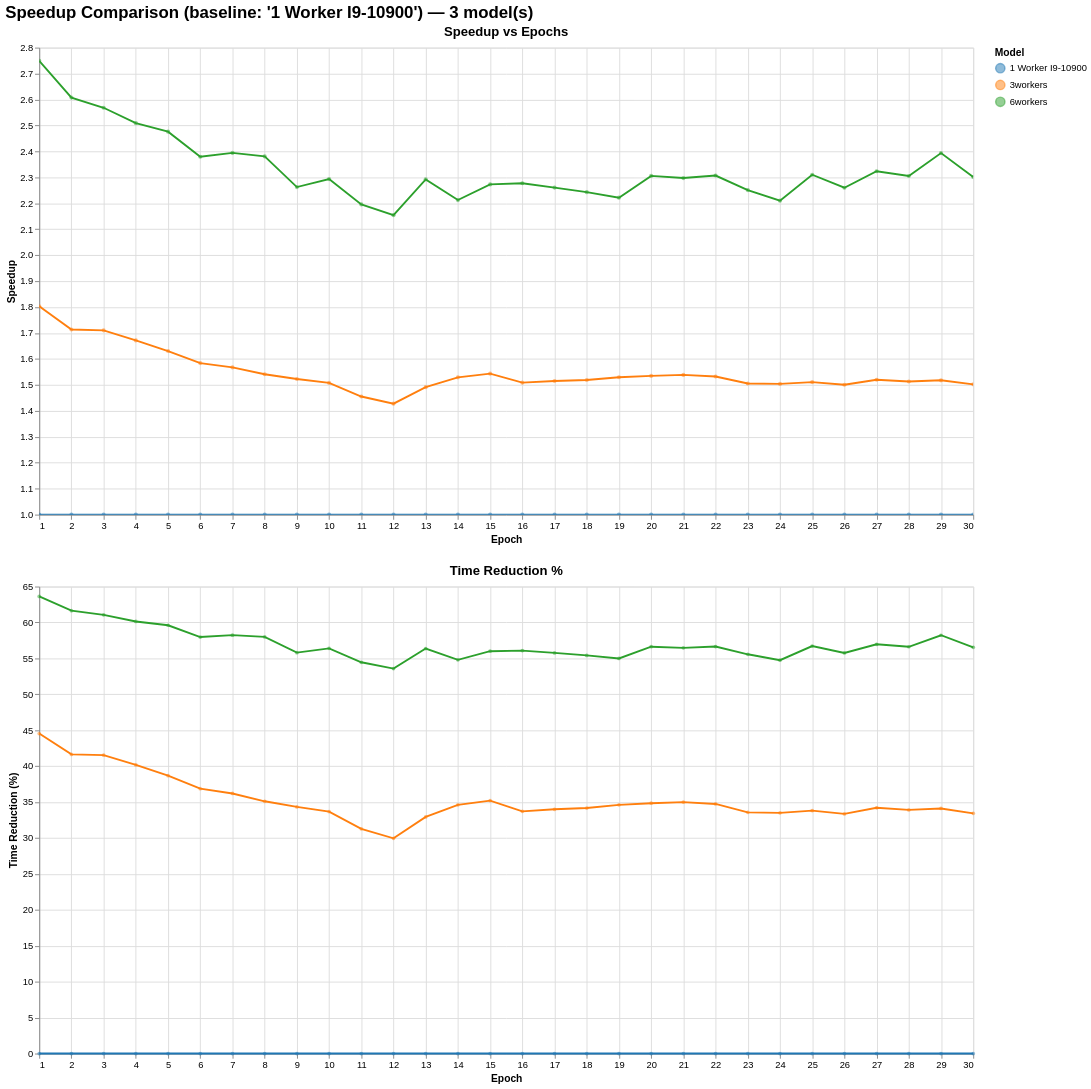

Here is the notebook cell this chart was saved with:
### Markdown cell above
## Speed up Comparassion

### Code cell
speedup_analysis("../stats/ImageNet", base_case="1 Worker I9-10900")

### Figure 1 — Vega-Lite specification as saved in the notebook (floating-point values rounded to 4 significant figures)
{"config": {"view": {"continuousWidth": 300, "continuousHeight": 300}}, "vconcat": [{"mark": {"type": "line", "point": {"opacity": 0.5, "size": 20}}, "encoding": {"color": {"field": "model", "legend": {"orient": "right", "title": "Model"}, "scale": {"scheme": "category10"}, "type": "nominal"}, "tooltip": [{"field": "model", "title": "Model", "type": "nominal"}, {"field": "epoch", "title": "Epoch", "type": "quantitative"}, {"field": "speedup", "format": ".2f", "title": "Speedup", "type": "quantitative"}, {"field": "time_s_impl", "format": ".2f", "title": "Implementation Time (s)", "type": "quantitative"}], "x": {"field": "epoch", "scale": {"nice": false, "zero": false}, "title": "Epoch", "type": "quantitative"}, "y": {"field": "speedup", "scale": {"zero": false}, "title": "Speedup", "type": "quantitative"}}, "height": 500, "name": "view_438cce4f994d6b46_0", "title": {"text": "Speedup vs Epochs", "fontSize": 14}, "width": 1000}, {"mark": {"type": "line", "point": {"opacity": 0.5, "size": 16}}, "encoding": {"color": {"field": "model", "legend": {"orient": "right", "title": "Model"}, "scale": {"scheme": "category10"}, "type": "nominal"}, "tooltip": [{"field": "model", "title": "Model", "type": "nominal"}, {"field": "epoch", "title": "Epoch", "type": "quantitative"}, {"field": "time_reduction_pct", "format": ".1f", "title": "Time Reduction (%)", "type": "quantitative"}], "x": {"field": "epoch", "scale": {"nice": false, "zero": false}, "title": "Epoch", "type": "quantitative"}, "y": {"field": "time_reduction_pct", "scale": {"zero": false}, "title": "Time Reduction (%)", "type": "quantitative"}}, "height": 500, "title": {"text": "Time Reduction %", "fontSize": 14}, "width": 1000}], "data": {"name": "data-a334225ebd38c6527977704266df7642"}, "params": [{"name": "zoom_speedup_epoch", "select": {"type": "interval"}, "bind": "scales", "views": ["view_438cce4f994d6b46_0"]}], "resolve": {"scale": {"color": "shared"}}, "title": {"text": "Speedup Comparison (baseline: '1 Worker I9-10900') — 3 model(s)", "fontSize": 18}, "$schema": "https://vega.github.io/schema/vega-lite/v6.1.0.json", "datasets": {"data-a334225ebd38c6527977704266df7642": [{"model": "1 Worker I9-10900", "epoch": 1, "speedup": 1.0, "time_s_baseline": 181.7, "time_s_impl": 181.7, "time_reduction_pct": 0.0}, {"model": "1 Worker I9-10900", "epoch": 2, "speedup": 1.0, "time_s_baseline": 342.6, "time_s_impl": 342.6, "time_reduction_pct": 0.0}, {"model": "1 Worker I9-10900", "epoch": 3, "speedup": 1.0, "time_s_baseline": 508.8, "time_s_impl": 508.8, "time_reduction_pct": 0.0}, {"model": "1 Worker I9-10900", "epoch": 4, "speedup": 1.0, "time_s_baseline": 662.1, "time_s_impl": 662.1, "time_reduction_pct": 0.0}, {"model": "1 Worker I9-10900", "epoch": 5, "speedup": 1.0, "time_s_baseline": 805.3, "time_s_impl": 805.3, "time_reduction_pct": 0.0}, {"model": "1 Worker I9-10900", "epoch": 6, "speedup": 1.0, "time_s_baseline": 938.0, "time_s_impl": 938.0, "time_reduction_pct": 0.0}, {"model": "1 Worker I9-10900", "epoch": 7, "speedup": 1.0, "time_s_baseline": 1080.0, "time_s_impl": 1080.0, "time_reduction_pct": 0.0}, {"model": "1 Worker I9-10900", "epoch": 8, "speedup": 1.0, "time_s_baseline": 1213.0, "time_s_impl": 1213.0, "time_reduction_pct": 0.0}, {"model": "1 Worker I9-10900", "epoch": 9, "speedup": 1.0, "time_s_baseline": 1346.0, "time_s_impl": 1346.0, "time_reduction_pct": 0.0}, {"model": "1 Worker I9-10900", "epoch": 10, "speedup": 1.0, "time_s_baseline": 1479.0, "time_s_impl": 1479.0, "time_reduction_pct": 0.0}, {"model": "1 Worker I9-10900", "epoch": 11, "speedup": 1.0, "time_s_baseline": 1569.0, "time_s_impl": 1569.0, "time_reduction_pct": 0.0}, {"model": "1 Worker I9-10900", "epoch": 12, "speedup": 1.0, "time_s_baseline": 1677.0, "time_s_impl": 1677.0, "time_reduction_pct": 0.0}, {"model": "1 Worker I9-10900", "epoch": 13, "speedup": 1.0, "time_s_baseline": 1897.0, "time_s_impl": 1897.0, "time_reduction_pct": 0.0}, {"model": "1 Worker I9-10900", "epoch": 14, "speedup": 1.0, "time_s_baseline": 2099.0, "time_s_impl": 2099.0, "time_reduction_pct": 0.0}, {"model": "1 Worker I9-10900", "epoch": 15, "speedup": 1.0, "time_s_baseline": 2266.0, "time_s_impl": 2266.0, "time_reduction_pct": 0.0}, {"model": "1 Worker I9-10900", "epoch": 16, "speedup": 1.0, "time_s_baseline": 2361.0, "time_s_impl": 2361.0, "time_reduction_pct": 0.0}, {"model": "1 Worker I9-10900", "epoch": 17, "speedup": 1.0, "time_s_baseline": 2518.0, "time_s_impl": 2518.0, "time_reduction_pct": 0.0}, {"model": "1 Worker I9-10900", "epoch": 18, "speedup": 1.0, "time_s_baseline": 2669.0, "time_s_impl": 2669.0, "time_reduction_pct": 0.0}, {"model": "1 Worker I9-10900", "epoch": 19, "speedup": 1.0, "time_s_baseline": 2835.0, "time_s_impl": 2835.0, "time_reduction_pct": 0.0}, {"model": "1 Worker I9-10900", "epoch": 20, "speedup": 1.0, "time_s_baseline": 2991.0, "time_s_impl": 2991.0, "time_reduction_pct": 0.0}, {"model": "1 Worker I9-10900", "epoch": 21, "speedup": 1.0, "time_s_baseline": 3147.0, "time_s_impl": 3147.0, "time_reduction_pct": 0.0}, {"model": "1 Worker I9-10900", "epoch": 22, "speedup": 1.0, "time_s_baseline": 3288.0, "time_s_impl": 3288.0, "time_reduction_pct": 0.0}, {"model": "1 Worker I9-10900", "epoch": 23, "speedup": 1.0, "time_s_baseline": 3378.0, "time_s_impl": 3378.0, "time_reduction_pct": 0.0}, {"model": "1 Worker I9-10900", "epoch": 24, "speedup": 1.0, "time_s_baseline": 3521.0, "time_s_impl": 3521.0, "time_reduction_pct": 0.0}, {"model": "1 Worker I9-10900", "epoch": 25, "speedup": 1.0, "time_s_baseline": 3682.0, "time_s_impl": 3682.0, "time_reduction_pct": 0.0}, {"model": "1 Worker I9-10900", "epoch": 26, "speedup": 1.0, "time_s_baseline": 3802.0, "time_s_impl": 3802.0, "time_reduction_pct": 0.0}, {"model": "1 Worker I9-10900", "epoch": 27, "speedup": 1.0, "time_s_baseline": 4000.0, "time_s_impl": 4000.0, "time_reduction_pct": 0.0}, {"model": "1 Worker I9-10900", "epoch": 28, "speedup": 1.0, "time_s_baseline": 4139.0, "time_s_impl": 4139.0, "time_reduction_pct": 0.0}, {"model": "1 Worker I9-10900", "epoch": 29, "speedup": 1.0, "time_s_baseline": 4301.0, "time_s_impl": 4301.0, "time_reduction_pct": 0.0}, {"model": "1 Worker I9-10900", "epoch": 30, "speedup": 1.0, "time_s_baseline": 4433.0, "time_s_impl": 4433.0, "time_reduction_pct": 0.0}, {"model": "3workers", "epoch": 1, "speedup": 1.803, "time_s_baseline": 181.7, "time_s_impl": 100.8, "time_reduction_pct": 44.54}, {"model": "3workers", "epoch": 2, "speedup": 1.713, "time_s_baseline": 342.6, "time_s_impl": 200.0, "time_reduction_pct": 41.64}, {"model": "3workers", "epoch": 3, "speedup": 1.71, "time_s_baseline": 508.8, "time_s_impl": 297.5, "time_reduction_pct": 41.53}, {"model": "3workers", "epoch": 4, "speedup": 1.672, "time_s_baseline": 662.1, "time_s_impl": 396.1, "time_reduction_pct": 40.17}, {"model": "3workers", "epoch": 5, "speedup": 1.631, "time_s_baseline": 805.3, "time_s_impl": 493.8, "time_reduction_pct": 38.68}, {"model": "3workers", "epoch": 6, "speedup": 1.584, "time_s_baseline": 938.0, "time_s_impl": 592.2, "time_reduction_pct": 36.87}, {"model": "3workers", "epoch": 7, "speedup": 1.567, "time_s_baseline": 1080.0, "time_s_impl": 689.1, "time_reduction_pct": 36.2}, {"model": "3workers", "epoch": 8, "speedup": 1.541, "time_s_baseline": 1213.0, "time_s_impl": 787.3, "time_reduction_pct": 35.11}, {"model": "3workers", "epoch": 9, "speedup": 1.523, "time_s_baseline": 1346.0, "time_s_impl": 883.9, "time_reduction_pct": 34.33}, {"model": "3workers", "epoch": 10, "speedup": 1.508, "time_s_baseline": 1479.0, "time_s_impl": 981.2, "time_reduction_pct": 33.67}, {"model": "3workers", "epoch": 11, "speedup": 1.455, "time_s_baseline": 1569.0, "time_s_impl": 1078.0, "time_reduction_pct": 31.28}, {"model": "3workers", "epoch": 12, "speedup": 1.428, "time_s_baseline": 1677.0, "time_s_impl": 1175.0, "time_reduction_pct": 29.96}, {"model": "3workers", "epoch": 13, "speedup": 1.491, "time_s_baseline": 1897.0, "time_s_impl": 1272.0, "time_reduction_pct": 32.94}, {"model": "3workers", "epoch": 14, "speedup": 1.529, "time_s_baseline": 2099.0, "time_s_impl": 1373.0, "time_reduction_pct": 34.61}, {"model": "3workers", "epoch": 15, "speedup": 1.543, "time_s_baseline": 2266.0, "time_s_impl": 1468.0, "time_reduction_pct": 35.21}, {"model": "3workers", "epoch": 16, "speedup": 1.509, "time_s_baseline": 2361.0, "time_s_impl": 1565.0, "time_reduction_pct": 33.71}, {"model": "3workers", "epoch": 17, "speedup": 1.515, "time_s_baseline": 2518.0, "time_s_impl": 1662.0, "time_reduction_pct": 34.0}, {"model": "3workers", "epoch": 18, "speedup": 1.519, "time_s_baseline": 2669.0, "time_s_impl": 1757.0, "time_reduction_pct": 34.17}, {"model": "3workers", "epoch": 19, "speedup": 1.529, "time_s_baseline": 2835.0, "time_s_impl": 1854.0, "time_reduction_pct": 34.62}, {"model": "3workers", "epoch": 20, "speedup": 1.535, "time_s_baseline": 2991.0, "time_s_impl": 1949.0, "time_reduction_pct": 34.84}, {"model": "3workers", "epoch": 21, "speedup": 1.538, "time_s_baseline": 3147.0, "time_s_impl": 2046.0, "time_reduction_pct": 35.0}, {"model": "3workers", "epoch": 22, "speedup": 1.532, "time_s_baseline": 3288.0, "time_s_impl": 2146.0, "time_reduction_pct": 34.74}, {"model": "3workers", "epoch": 23, "speedup": 1.505, "time_s_baseline": 3378.0, "time_s_impl": 2244.0, "time_reduction_pct": 33.57}, {"model": "3workers", "epoch": 24, "speedup": 1.504, "time_s_baseline": 3521.0, "time_s_impl": 2341.0, "time_reduction_pct": 33.5}, {"model": "3workers", "epoch": 25, "speedup": 1.511, "time_s_baseline": 3682.0, "time_s_impl": 2437.0, "time_reduction_pct": 33.81}, {"model": "3workers", "epoch": 26, "speedup": 1.501, "time_s_baseline": 3802.0, "time_s_impl": 2534.0, "time_reduction_pct": 33.36}, {"model": "3workers", "epoch": 27, "speedup": 1.52, "time_s_baseline": 4000.0, "time_s_impl": 2632.0, "time_reduction_pct": 34.2}, {"model": "3workers", "epoch": 28, "speedup": 1.513, "time_s_baseline": 4139.0, "time_s_impl": 2736.0, "time_reduction_pct": 33.91}, {"model": "3workers", "epoch": 29, "speedup": 1.518, "time_s_baseline": 4301.0, "time_s_impl": 2833.0, "time_reduction_pct": 34.11}, {"model": "3workers", "epoch": 30, "speedup": 1.502, "time_s_baseline": 4433.0, "time_s_impl": 2951.0, "time_reduction_pct": 33.44}, {"model": "6workers", "epoch": 1, "speedup": 2.749, "time_s_baseline": 181.7, "time_s_impl": 66.1, "time_reduction_pct": 63.62}, {"model": "6workers", "epoch": 2, "speedup": 2.607, "time_s_baseline": 342.6, "time_s_impl": 131.4, "time_reduction_pct": 61.65}, {"model": "6workers", "epoch": 3, "speedup": 2.568, "time_s_baseline": 508.8, "time_s_impl": 198.1, "time_reduction_pct": 61.06}, {"model": "6workers", "epoch": 4, "speedup": 2.509, "time_s_baseline": 662.1, "time_s_impl": 263.9, "time_reduction_pct": 60.14}, {"model": "6workers", "epoch": 5, "speedup": 2.476, "time_s_baseline": 805.3, "time_s_impl": 325.2, "time_reduction_pct": 59.61}, {"model": "6workers", "epoch": 6, "speedup": 2.379, "time_s_baseline": 938.0, "time_s_impl": 394.2, "time_reduction_pct": 57.97}, {"model": "6workers", "epoch": 7, "speedup": 2.394, "time_s_baseline": 1080.0, "time_s_impl": 451.1, "time_reduction_pct": 58.23}, {"model": "6workers", "epoch": 8, "speedup": 2.381, "time_s_baseline": 1213.0, "time_s_impl": 509.6, "time_reduction_pct": 58.0}, {"model": "6workers", "epoch": 9, "speedup": 2.262, "time_s_baseline": 1346.0, "time_s_impl": 594.9, "time_reduction_pct": 55.8}, {"model": "6workers", "epoch": 10, "speedup": 2.293, "time_s_baseline": 1479.0, "time_s_impl": 645.1, "time_reduction_pct": 56.4}, {"model": "6workers", "epoch": 11, "speedup": 2.196, "time_s_baseline": 1569.0, "time_s_impl": 714.7, "time_reduction_pct": 54.46}, {"model": "6workers", "epoch": 12, "speedup": 2.154, "time_s_baseline": 1677.0, "time_s_impl": 778.6, "time_reduction_pct": 53.58}, {"model": "6workers", "epoch": 13, "speedup": 2.292, "time_s_baseline": 1897.0, "time_s_impl": 827.6, "time_reduction_pct": 56.37}, {"model": "6workers", "epoch": 14, "speedup": 2.213, "time_s_baseline": 2099.0, "time_s_impl": 948.7, "time_reduction_pct": 54.8}, {"model": "6workers", "epoch": 15, "speedup": 2.273, "time_s_baseline": 2266.0, "time_s_impl": 997.1, "time_reduction_pct": 56.0}, {"model": "6workers", "epoch": 16, "speedup": 2.277, "time_s_baseline": 2361.0, "time_s_impl": 1037.0, "time_reduction_pct": 56.09}, {"model": "6workers", "epoch": 17, "speedup": 2.26, "time_s_baseline": 2518.0, "time_s_impl": 1114.0, "time_reduction_pct": 55.76}, {"model": "6workers", "epoch": 18, "speedup": 2.243, "time_s_baseline": 2669.0, "time_s_impl": 1190.0, "time_reduction_pct": 55.41}, {"model": "6workers", "epoch": 19, "speedup": 2.222, "time_s_baseline": 2835.0, "time_s_impl": 1276.0, "time_reduction_pct": 54.99}, {"model": "6workers", "epoch": 20, "speedup": 2.306, "time_s_baseline": 2991.0, "time_s_impl": 1297.0, "time_reduction_pct": 56.63}, {"model": "6workers", "epoch": 21, "speedup": 2.297, "time_s_baseline": 3147.0, "time_s_impl": 1370.0, "time_reduction_pct": 56.47}, {"model": "6workers", "epoch": 22, "speedup": 2.307, "time_s_baseline": 3288.0, "time_s_impl": 1425.0, "time_reduction_pct": 56.65}, {"model": "6workers", "epoch": 23, "speedup": 2.251, "time_s_baseline": 3378.0, "time_s_impl": 1501.0, "time_reduction_pct": 55.57}, {"model": "6workers", "epoch": 24, "speedup": 2.21, "time_s_baseline": 3521.0, "time_s_impl": 1593.0, "time_reduction_pct": 54.75}, {"model": "6workers", "epoch": 25, "speedup": 2.31, "time_s_baseline": 3682.0, "time_s_impl": 1594.0, "time_reduction_pct": 56.71}, {"model": "6workers", "epoch": 26, "speedup": 2.26, "time_s_baseline": 3802.0, "time_s_impl": 1682.0, "time_reduction_pct": 55.75}, {"model": "6workers", "epoch": 27, "speedup": 2.324, "time_s_baseline": 4000.0, "time_s_impl": 1721.0, "time_reduction_pct": 56.96}, {"model": "6workers", "epoch": 28, "speedup": 2.305, "time_s_baseline": 4139.0, "time_s_impl": 1796.0, "time_reduction_pct": 56.62}, {"model": "6workers", "epoch": 29, "speedup": 2.394, "time_s_baseline": 4301.0, "time_s_impl": 1797.0, "time_reduction_pct": 58.22}, {"model": "6workers", "epoch": 30, "speedup": 2.301, "time_s_baseline": 4433.0, "time_s_impl": 1927.0, "time_reduction_pct": 56.54}]}}
